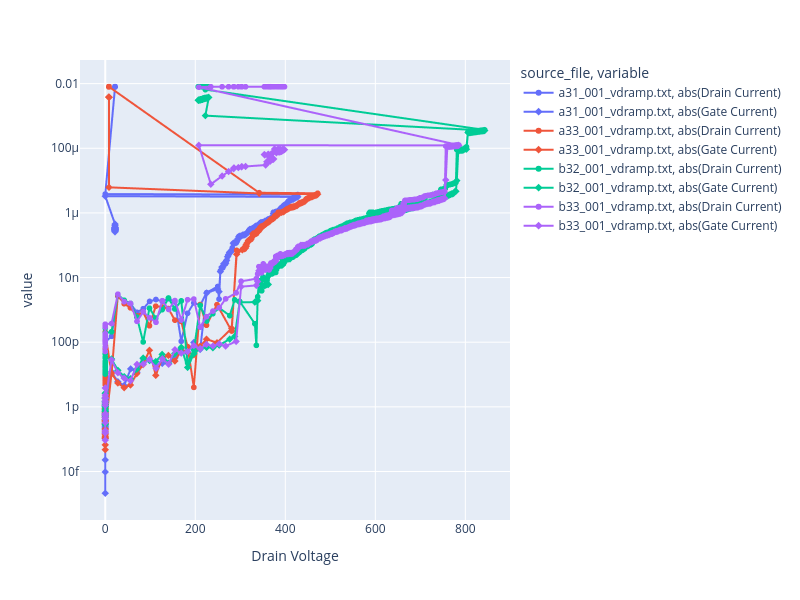

Notebook source saved alongside this figure:
### Markdown cell above
## Sternberg Data

### Code cell
## Sternberg Data

# Ignore some of the file containing certain keywords, and plot the rest. For example, if the file name contains "_vdramp", we can assume it's Sternberg data and plot it separately.
ignore_keywords = ["dummy", "friday"]  # Add more keywords as needed

sternberg_df = df[df["source_file"].str.contains("_vdramp", case=False, na=False)]

if sternberg_df.empty:
    print("No Sternberg data found in the DataFrame.")
else:
    fig_sternberg = px.line(
        sternberg_df,
        x="Drain Voltage",
        y=["abs(Drain Current)", "abs(Gate Current)"],
        color="source_file",
        markers=True,
        symbol="variable",
        hover_data=["Time", "Fluence"],
    )

    fig_sternberg.update_layout(
        width=800,
        height=600,
        yaxis_type="log",  # Logarithmic scale for current to better visualize low currents
    )
    fig_sternberg.show()

### Figure 1 — Plotly figure (JSON) as saved in the notebook; plotly's stock layout.template omitted (floating-point values rounded to 4 significant figures; data arrays with more than 128 entries replaced by an {"elided": "..."} marker saying what was removed)
{"data": [{"customdata": {"elided": "175x2 float values"}, "hovertemplate": "source_file=a31_001_vdramp.txt<br>variable=abs(Drain Current)<br>Drain Voltage=%{x}<br>value=%{y}<br>Time=%{customdata[0]}<br>Fluence=%{customdata[1]}<extra></extra>", "legendgroup": "a31_001_vdramp.txt, abs(Drain Current)", "line": {"color": "#636efa", "dash": "solid"}, "marker": {"symbol": "circle"}, "mode": "lines+markers", "name": "a31_001_vdramp.txt, abs(Drain Current)", "showlegend": true, "type": "scattergl", "x": {"elided": "175 float values"}, "xaxis": "x", "y": {"elided": "175 float values"}, "yaxis": "y"}, {"customdata": {"elided": "175x2 float values"}, "hovertemplate": "source_file=a31_001_vdramp.txt<br>variable=abs(Gate Current)<br>Drain Voltage=%{x}<br>value=%{y}<br>Time=%{customdata[0]}<br>Fluence=%{customdata[1]}<extra></extra>", "legendgroup": "a31_001_vdramp.txt, abs(Gate Current)", "line": {"color": "#636efa", "dash": "solid"}, "marker": {"symbol": "diamond"}, "mode": "lines+markers", "name": "a31_001_vdramp.txt, abs(Gate Current)", "showlegend": true, "type": "scattergl", "x": {"elided": "175 float values"}, "xaxis": "x", "y": {"elided": "175 float values"}, "yaxis": "y"}, {"customdata": {"elided": "195x2 float values"}, "hovertemplate": "source_file=a33_001_vdramp.txt<br>variable=abs(Drain Current)<br>Drain Voltage=%{x}<br>value=%{y}<br>Time=%{customdata[0]}<br>Fluence=%{customdata[1]}<extra></extra>", "legendgroup": "a33_001_vdramp.txt, abs(Drain Current)", "line": {"color": "#EF553B", "dash": "solid"}, "marker": {"symbol": "circle"}, "mode": "lines+markers", "name": "a33_001_vdramp.txt, abs(Drain Current)", "showlegend": true, "type": "scattergl", "x": {"elided": "195 float values"}, "xaxis": "x", "y": {"elided": "195 float values"}, "yaxis": "y"}, {"customdata": {"elided": "195x2 float values"}, "hovertemplate": "source_file=a33_001_vdramp.txt<br>variable=abs(Gate Current)<br>Drain Voltage=%{x}<br>value=%{y}<br>Time=%{customdata[0]}<br>Fluence=%{customdata[1]}<extra></extra>", "legendgroup": "a33_001_vdramp.txt, abs(Gate Current)", "line": {"color": "#EF553B", "dash": "solid"}, "marker": {"symbol": "diamond"}, "mode": "lines+markers", "name": "a33_001_vdramp.txt, abs(Gate Current)", "showlegend": true, "type": "scattergl", "x": {"elided": "195 float values"}, "xaxis": "x", "y": {"elided": "195 float values"}, "yaxis": "y"}, {"customdata": {"elided": "337x2 float values"}, "hovertemplate": "source_file=b32_001_vdramp.txt<br>variable=abs(Drain Current)<br>Drain Voltage=%{x}<br>value=%{y}<br>Time=%{customdata[0]}<br>Fluence=%{customdata[1]}<extra></extra>", "legendgroup": "b32_001_vdramp.txt, abs(Drain Current)", "line": {"color": "#00cc96", "dash": "solid"}, "marker": {"symbol": "circle"}, "mode": "lines+markers", "name": "b32_001_vdramp.txt, abs(Drain Current)", "showlegend": true, "type": "scattergl", "x": {"elided": "337 float values"}, "xaxis": "x", "y": {"elided": "337 float values"}, "yaxis": "y"}, {"customdata": {"elided": "337x2 float values"}, "hovertemplate": "source_file=b32_001_vdramp.txt<br>variable=abs(Gate Current)<br>Drain Voltage=%{x}<br>value=%{y}<br>Time=%{customdata[0]}<br>Fluence=%{customdata[1]}<extra></extra>", "legendgroup": "b32_001_vdramp.txt, abs(Gate Current)", "line": {"color": "#00cc96", "dash": "solid"}, "marker": {"symbol": "diamond"}, "mode": "lines+markers", "name": "b32_001_vdramp.txt, abs(Gate Current)", "showlegend": true, "type": "scattergl", "x": {"elided": "337 float values"}, "xaxis": "x", "y": {"elided": "337 float values"}, "yaxis": "y"}, {"customdata": {"elided": "325x2 float values"}, "hovertemplate": "source_file=b33_001_vdramp.txt<br>variable=abs(Drain Current)<br>Drain Voltage=%{x}<br>value=%{y}<br>Time=%{customdata[0]}<br>Fluence=%{customdata[1]}<extra></extra>", "legendgroup": "b33_001_vdramp.txt, abs(Drain Current)", "line": {"color": "#ab63fa", "dash": "solid"}, "marker": {"symbol": "circle"}, "mode": "lines+markers", "name": "b33_001_vdramp.txt, abs(Drain Current)", "showlegend": true, "type": "scattergl", "x": {"elided": "325 float values"}, "xaxis": "x", "y": {"elided": "325 float values"}, "yaxis": "y"}, {"customdata": {"elided": "325x2 float values"}, "hovertemplate": "source_file=b33_001_vdramp.txt<br>variable=abs(Gate Current)<br>Drain Voltage=%{x}<br>value=%{y}<br>Time=%{customdata[0]}<br>Fluence=%{customdata[1]}<extra></extra>", "legendgroup": "b33_001_vdramp.txt, abs(Gate Current)", "line": {"color": "#ab63fa", "dash": "solid"}, "marker": {"symbol": "diamond"}, "mode": "lines+markers", "name": "b33_001_vdramp.txt, abs(Gate Current)", "showlegend": true, "type": "scattergl", "x": {"elided": "325 float values"}, "xaxis": "x", "y": {"elided": "325 float values"}, "yaxis": "y"}], "layout": {"height": 600, "legend": {"title": {"text": "source_file, variable"}, "tracegroupgap": 0}, "margin": {"t": 60}, "width": 800, "xaxis": {"anchor": "y", "domain": [0, 1], "title": {"text": "Drain Voltage"}}, "yaxis": {"anchor": "x", "domain": [0, 1], "title": {"text": "value"}, "type": "log"}}}
